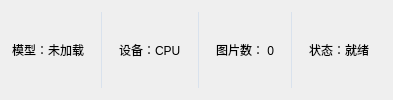
    <widget class="QFrame" name="statusFrame">
     <property name="styleSheet">
      <string>QFrame#statusFrame { background: #fbfcfe; border: 1px solid #d9e2ed; border-radius: 4px; }</string>
     </property>
     <layout class="QHBoxLayout" name="statusLayout">
      <property name="spacing">
       <number>16</number>
      </property>
      <property name="leftMargin">
       <number>12</number>
      </property>
      <property name="topMargin">
       <number>12</number>
      </property>
      <property name="rightMargin">
       <number>12</number>
      </property>
      <property name="bottomMargin">
       <number>12</number>
      </property>
      <item>
       <widget class="QLabel" name="modelStatusLabel">
        <property name="text">
         <string>模型：未加载</string>
        </property>
       </widget>
      </item>
      <item>
       <widget class="QFrame" name="statusSeparator1">
        <property name="styleSheet">
         <string>color: #d9e2ed;</string>
        </property>
        <property name="frameShape">
         <enum>QFrame::Shape::VLine</enum>
        </property>
        <property name="frameShadow">
         <enum>QFrame::Shadow::Plain</enum>
        </property>
       </widget>
      </item>
      <item>
       <widget class="QLabel" name="deviceStatusLabel">
        <property name="text">
         <string>设备：CPU</string>
        </property>
       </widget>
      </item>
      <item>
       <widget class="QFrame" name="statusSeparator2">
        <property name="styleSheet">
         <string>color: #d9e2ed;</string>
        </property>
        <property name="frameShape">
         <enum>QFrame::Shape::VLine</enum>
        </property>
        <property name="frameShadow">
         <enum>QFrame::Shadow::Plain</enum>
        </property>
       </widget>
      </item>
      <item>
       <widget class="QLabel" name="imageCountStatusLabel">
        <property name="text">
         <string>图片数： 0</string>
        </property>
       </widget>
      </item>
      <item>
       <widget class="QFrame" name="statusSeparator3">
        <property name="styleSheet">
         <string>color: #d9e2ed;</string>
        </property>
        <property name="frameShape">
         <enum>QFrame::Shape::VLine</enum>
        </property>
        <property name="frameShadow">
         <enum>QFrame::Shadow::Plain</enum>
        </property>
       </widget>
      </item>
      <item>
       <widget class="QLabel" name="stateStatusLabel">
        <property name="text">
         <string>状态：就绪</string>
        </property>
       </widget>
      </item>
      <item>
       <spacer name="statusSpacer">
        <property name="orientation">
         <enum>Qt::Orientation::Horizontal</enum>
        </property>
        <property name="sizeHint" stdset="0">
         <size>
          <width>12</width>
          <height>0</height>
         </size>
        </property>
       </spacer>
      </item>
     </layout>
    </widget>
